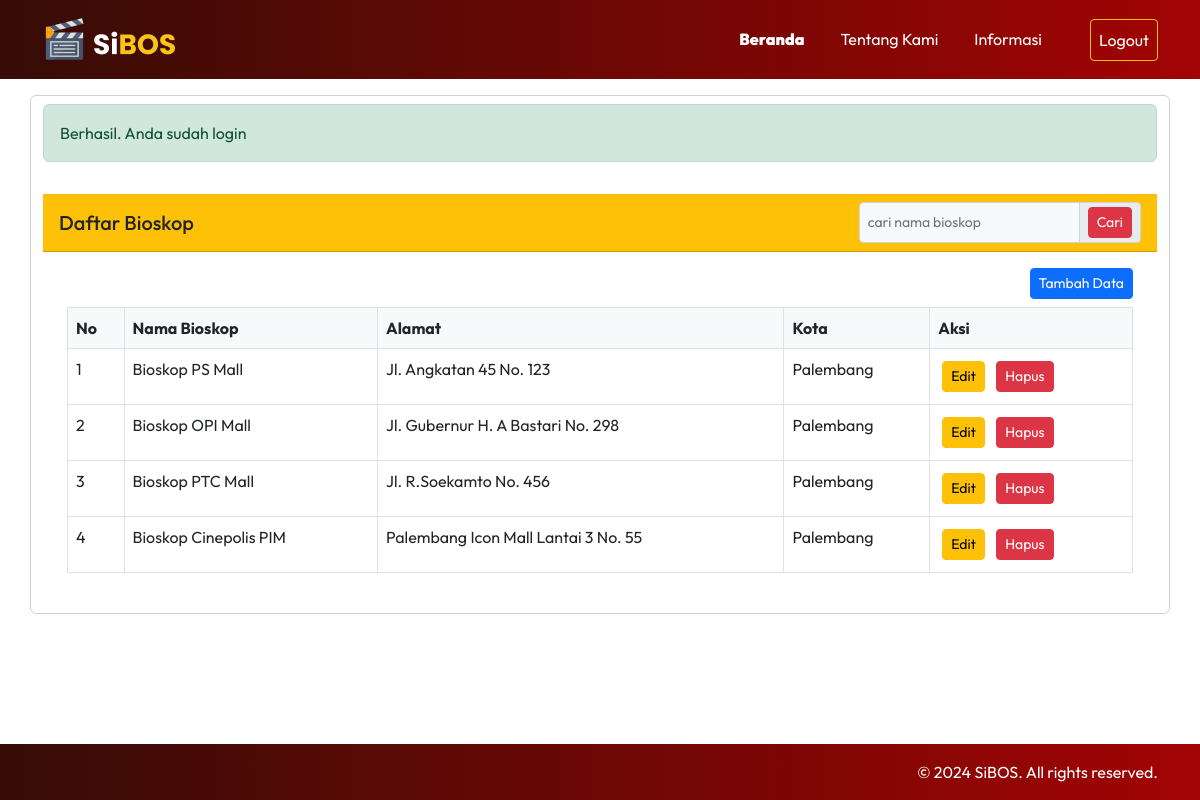
Page /public/bioskop (signed in) on the committed database.
### tables this page shows
CREATE TABLE `bioskop` (
  `id` int NOT NULL,
  `nama` varchar(255) NOT NULL,
  `alamat` text,
  `kota` varchar(100) DEFAULT NULL
);

### app/core/Controller.php (called while the page is built, shortened)
<?php
class Controller
{
    public function view($view, $data = [])
    {
        require_once "../app/views/" . $view . ".php";
    }
    public function model($model){
        return new $model;
    }
}

### app/controllers/Bioskop.php (called while the page is built, shortened)
<?php
class Bioskop extends Controller
{
    public function index()
    {
        $data['title'] = 'Daftar Bioskop';
        $data['bioskop'] = $this->model('bioskop_model')->getAllBioskop();
        $this->view('bioskop/index', $data);
    }
}

### app/core/App.php (called while the page is built, shortened)
<?php
class App {
    protected $method = "index";
    protected $params = [];
    public function __construct()
    {
        $this->controller = new $this->controller;
        call_user_func_array([$this->controller, $this->method], $this->params);
    }
}

### public/index.php (called while the page is built, shortened)
<?php
$app = new App;
?>

### app/core/Database.php (called while the page is built, shortened)
<?php
class Database{
    private $host = DB_HOST;
    private $user = DB_USER;
    private $pass = DB_PASS;
    private $db_name = DB_NAME;
    private $dbh;
    private $stmt;
    public function __construct()
    {
        $dsn = 'mysql:host=' . $this->host .';dbname=' . $this->db_name  ;
        $option = [
            PDO::ATTR_PERSISTENT => true,
            PDO::ATTR_ERRMODE => PDO::ERRMODE_EXCEPTION
        ];
        try{
            $this->dbh = new PDO($dsn, $this->user, $this->pass, $option);
        } catch(PDOException $e){
            die($e->getMessage());
        }
    }
    public function query($query)
    {
        $this->stmt = $this->dbh->prepare($query);
    }
    public function execute()
    {
        $this->stmt->execute();
    }
    public function resultSet()
    {
        $this->execute();
        return $this->stmt->fetchAll(PDO::FETCH_ASSOC);
    }
}

### app/models/bioskop_model.php (called while the page is built, shortened)
<?php
class bioskop_model
{
    private $table = 'bioskop';
    private $db;
    public function __construct()
    {
        $this->db = new Database;
    }
    public function getAllBioskop()
    {
        $this->db->query(' SELECT * FROM ' . $this->table);
        return $this->db->resultSet();
    }
}

### app/views/bioskop/index.php (the view, shortened to what this page needs)
<section class="container">
    <div class="row my-3">
        <div class="card">
            <div class="my-2 alert-message">
            </div>
            <div class="card-header bg-warning mt-2">
                <h5 class="card-title mb-0">Daftar Bioskop</h5>
                <form action="<?= BASEURL; ?>/bioskop/cari" method="post">
                    <div class="input-group input-group-sm">
                        <input type="text" class="form-control form-control-sm bg-light" name="keyword" placeholder="cari nama bioskop" autocomplete="off">
                        <span class="input-group-text">
                            <button type="submit" class="btn btn-sm btn-danger" id="cariBioskop">Cari</button>
                        </span>
                    </div>
                </form>
            </div>
            <div class="card-body">
                <?php if (isset($_SESSION['user'])): ?>
                    <div class="text-end">
                        <button type="button" class="btn btn-sm btn-primary me-2" data-bs-toggle="modal" data-bs-target="#tambahData">
                            Tambah Data
                        </button>
                    </div>
                <?php endif; ?>
                <div class="table-responsive table-sm p-2" style="max-height: 400px;">
                    <table class="table table-hover table-bordered" id="dataTable" width="100%" cellspacing="0">
                        <thead class="bg-light">
                            <tr>
                                <th>No</th>
                                <th>Nama Bioskop</th>
                                <th>Alamat</th>
                                <th>Kota</th>
                                <?php if (isset($_SESSION['user'])): ?>
                                    <th>Aksi</th>
                                <?php endif; ?>
                            </tr>
                        </thead>
                        <tbody>
                            <?php $no = 1;
                            foreach ($data['bioskop'] as $bioskop) : ?>
                                <tr>
                                    <td><?= $no++; ?></td>
                                    <td><?= $bioskop['nama'] ?></td>
                                    <td><?= $bioskop['alamat'] ?></td>
                                    <td><?= $bioskop['kota'] ?></td>
                                    <?php if (isset($_SESSION['user'])): ?>
                                        <td>
                                            <button class="btn btn-warning btn-sm btn-edit m-1"
                                                data-id="<?= $bioskop['id'] ?>"
                                                data-nama="<?= $bioskop['nama'] ?>"
                                                data-alamat="<?= $bioskop['alamat'] ?>"
                                                data-kota="<?= $bioskop['kota'] ?>">
                                                Edit
                                            </button>
                                            <button class="btn btn-danger btn-sm hapus-bioskop m-1" data-id="<?= $bioskop['id'] ?>">
                                                Hapus
                                            </button>
                                        </td>
                                    <?php endif; ?>
                                </tr>
                            <?php endforeach; ?>
                        </tbody>
                    </table>
                </div>
            </div>
        </div>
    </div>
</section>

### public/style.css (style rules this page uses)
body { font-family: 'Outfit', sans-serif; }
html, body { height: 100%; margin: 0; display: flex; flex-direction: column; }
.card { background: none !important; border-color: linear-gradient(to right, #360c06, #a30404); }
.card-header { display: flex; justify-content: space-between; align-items: center; }

### rows in the picture
bioskop: nama "Bioskop PS Mall", alamat "Jl. Angkatan 45 No. 123", kota "Palembang"
bioskop: nama "Bioskop OPI Mall", alamat "Jl. Gubernur H. A Bastari No. 298", kota "Palembang"
bioskop: nama "Bioskop PTC Mall", alamat "Jl. R.Soekamto No. 456", kota "Palembang"
bioskop: nama "Bioskop Cinepolis PIM", alamat "Palembang Icon Mall Lantai 3 No. 55", kota "Palembang"

### other values in the picture
$_SESSION['alert']['message'] "Berhasil"
$_SESSION['alert']['action'] "Anda sudah login"
